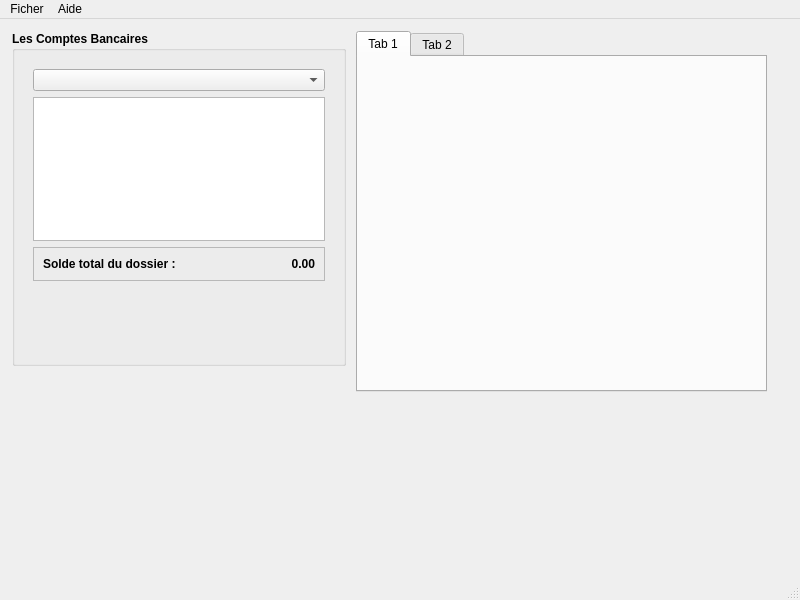
<?xml version="1.0" encoding="UTF-8"?>
<ui version="4.0">
 <class>MainWindow</class>
 <widget class="QMainWindow" name="MainWindow">
  <property name="geometry">
   <rect>
    <x>0</x>
    <y>0</y>
    <width>800</width>
    <height>600</height>
   </rect>
  </property>
  <property name="windowTitle">
   <string>ICyamBank</string>
  </property>
  <widget class="QWidget" name="centralwidget">
   <property name="sizePolicy">
    <sizepolicy hsizetype="Preferred" vsizetype="Preferred">
     <horstretch>0</horstretch>
     <verstretch>0</verstretch>
    </sizepolicy>
   </property>
   <widget class="QWidget" name="widgetLeft" native="true">
    <property name="geometry">
     <rect>
      <x>12</x>
      <y>12</y>
      <width>334</width>
      <height>335</height>
     </rect>
    </property>
    <property name="sizePolicy">
     <sizepolicy hsizetype="Preferred" vsizetype="Preferred">
      <horstretch>0</horstretch>
      <verstretch>0</verstretch>
     </sizepolicy>
    </property>
    <layout class="QVBoxLayout" name="verticalLayout_3">
     <item>
      <widget class="QGroupBox" name="groupBoxAccount">
       <property name="enabled">
        <bool>true</bool>
       </property>
       <property name="sizePolicy">
        <sizepolicy hsizetype="Expanding" vsizetype="Expanding">
         <horstretch>0</horstretch>
         <verstretch>0</verstretch>
        </sizepolicy>
       </property>
       <property name="font">
        <font>
         <bold>true</bold>
        </font>
       </property>
       <property name="title">
        <string>Les Comptes Bancaires</string>
       </property>
       <layout class="QVBoxLayout" name="verticalLayout">
        <item>
         <widget class="QFrame" name="frameFolders">
          <property name="sizePolicy">
           <sizepolicy hsizetype="Preferred" vsizetype="Preferred">
            <horstretch>0</horstretch>
            <verstretch>4</verstretch>
           </sizepolicy>
          </property>
          <layout class="QVBoxLayout" name="verticalLayout_4">
           <item>
            <widget class="QComboBox" name="comboBoxSortAcount">
             <property name="sizePolicy">
              <sizepolicy hsizetype="Expanding" vsizetype="Fixed">
               <horstretch>0</horstretch>
               <verstretch>0</verstretch>
              </sizepolicy>
             </property>
            </widget>
           </item>
           <item>
            <widget class="QTreeWidget" name="treeWidgetAccount">
             <property name="sizePolicy">
              <sizepolicy hsizetype="Expanding" vsizetype="Expanding">
               <horstretch>0</horstretch>
               <verstretch>0</verstretch>
              </sizepolicy>
             </property>
             <attribute name="headerVisible">
              <bool>false</bool>
             </attribute>
             <column>
              <property name="text">
               <string notr="true">1</string>
              </property>
             </column>
            </widget>
           </item>
           <item>
            <widget class="QFrame" name="frameBalanceFolder">
             <property name="sizePolicy">
              <sizepolicy hsizetype="Expanding" vsizetype="Fixed">
               <horstretch>0</horstretch>
               <verstretch>0</verstretch>
              </sizepolicy>
             </property>
             <property name="frameShape">
              <enum>QFrame::Shape::StyledPanel</enum>
             </property>
             <property name="frameShadow">
              <enum>QFrame::Shadow::Raised</enum>
             </property>
             <layout class="QHBoxLayout" name="horizontalLayout">
              <item>
               <widget class="QLabel" name="labelTitleFolder">
                <property name="sizePolicy">
                 <sizepolicy hsizetype="Expanding" vsizetype="Preferred">
                  <horstretch>4</horstretch>
                  <verstretch>0</verstretch>
                 </sizepolicy>
                </property>
                <property name="text">
                 <string>Solde total du dossier :</string>
                </property>
               </widget>
              </item>
              <item>
               <widget class="QLabel" name="labelBalanceFolder">
                <property name="sizePolicy">
                 <sizepolicy hsizetype="Expanding" vsizetype="Preferred">
                  <horstretch>1</horstretch>
                  <verstretch>0</verstretch>
                 </sizepolicy>
                </property>
                <property name="text">
                 <string>0.00</string>
                </property>
                <property name="alignment">
                 <set>Qt::AlignmentFlag::AlignRight|Qt::AlignmentFlag::AlignTrailing|Qt::AlignmentFlag::AlignVCenter</set>
                </property>
               </widget>
              </item>
             </layout>
            </widget>
           </item>
          </layout>
         </widget>
        </item>
        <item>
         <widget class="QFrame" name="frameInfoAccount">
          <property name="sizePolicy">
           <sizepolicy hsizetype="Expanding" vsizetype="Expanding">
            <horstretch>0</horstretch>
            <verstretch>1</verstretch>
           </sizepolicy>
          </property>
         </widget>
        </item>
       </layout>
      </widget>
     </item>
    </layout>
   </widget>
   <widget class="QWidget" name="widgetRight" native="true">
    <property name="geometry">
     <rect>
      <x>356</x>
      <y>12</y>
      <width>411</width>
      <height>361</height>
     </rect>
    </property>
    <layout class="QVBoxLayout" name="verticalLayout_2">
     <item>
      <widget class="QTabWidget" name="tabWidgetDetail">
       <widget class="QWidget" name="tab">
        <attribute name="title">
         <string>Tab 1</string>
        </attribute>
       </widget>
       <widget class="QWidget" name="tab_2">
        <attribute name="title">
         <string>Tab 2</string>
        </attribute>
       </widget>
      </widget>
     </item>
    </layout>
   </widget>
  </widget>
  <widget class="QMenuBar" name="mainMenubar">
   <property name="geometry">
    <rect>
     <x>0</x>
     <y>0</y>
     <width>800</width>
     <height>36</height>
    </rect>
   </property>
   <widget class="QMenu" name="menuFile">
    <property name="title">
     <string>Ficher</string>
    </property>
    <addaction name="actionOpenCreateFolder"/>
    <addaction name="separator"/>
    <addaction name="actionBank"/>
    <addaction name="actionAccount"/>
    <addaction name="actionGroup"/>
    <addaction name="separator"/>
    <addaction name="actionCurrentUser"/>
   </widget>
   <widget class="QMenu" name="menuHelp">
    <property name="title">
     <string>Aide</string>
    </property>
    <addaction name="actionAbout"/>
   </widget>
   <addaction name="menuFile"/>
   <addaction name="menuHelp"/>
  </widget>
  <widget class="QStatusBar" name="mainStatusbar"/>
  <action name="actionAbout">
   <property name="text">
    <string>A Propos de...</string>
   </property>
  </action>
  <action name="actionBank">
   <property name="icon">
    <iconset resource="../ressources/ressources.qrc">
     <normaloff>:/menuIcones/bank_16.png</normaloff>:/menuIcones/bank_16.png</iconset>
   </property>
   <property name="text">
    <string>Les Banques...</string>
   </property>
   <property name="iconText">
    <string>Les Banques</string>
   </property>
  </action>
  <action name="actionAccount">
   <property name="icon">
    <iconset resource="../ressources/ressources.qrc">
     <normaloff>:/menuIcones/account_16.png</normaloff>:/menuIcones/account_16.png</iconset>
   </property>
   <property name="text">
    <string>Les Comptes bancaires...</string>
   </property>
  </action>
  <action name="actionGroup">
   <property name="icon">
    <iconset resource="../ressources/ressources.qrc">
     <normaloff>:/menuIcones/group_16.png</normaloff>:/menuIcones/group_16.png</iconset>
   </property>
   <property name="text">
    <string>Les Groupes de compte...</string>
   </property>
  </action>
  <action name="actionOpenCreateFolder">
   <property name="icon">
    <iconset resource="../ressources/ressources.qrc">
     <normaloff>:/menuIcones/openFolder-16.png</normaloff>:/menuIcones/openFolder-16.png</iconset>
   </property>
   <property name="text">
    <string>Ouvrir/Créer un dossier...</string>
   </property>
  </action>
  <action name="actionCurrentUser">
   <property name="icon">
    <iconset resource="../ressources/ressources.qrc">
     <normaloff>:/menuIcones/user-16.png</normaloff>:/menuIcones/user-16.png</iconset>
   </property>
   <property name="text">
    <string>Utilisateur...</string>
   </property>
  </action>
 </widget>
 <resources>
  <include location="../ressources/ressources.qrc"/>
 </resources>
 <connections/>
</ui>
